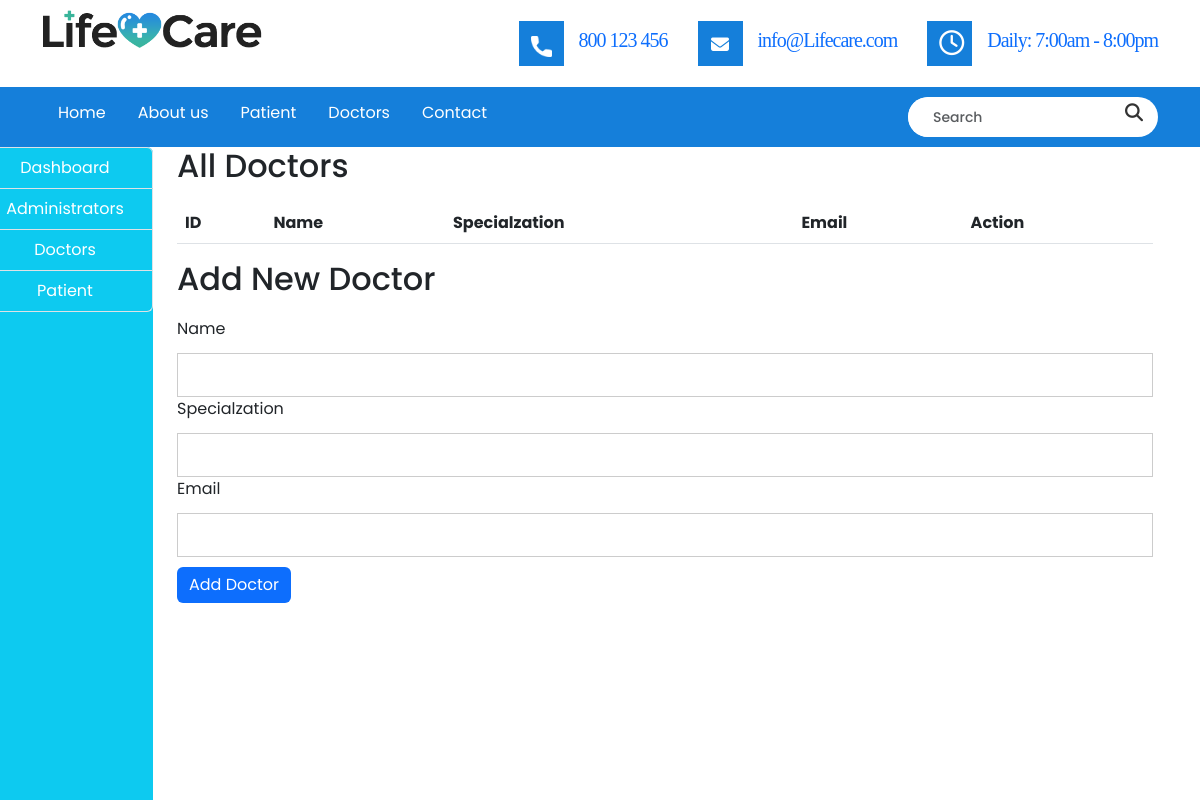
The page /admin-doctors.php on the database as committed earlier.
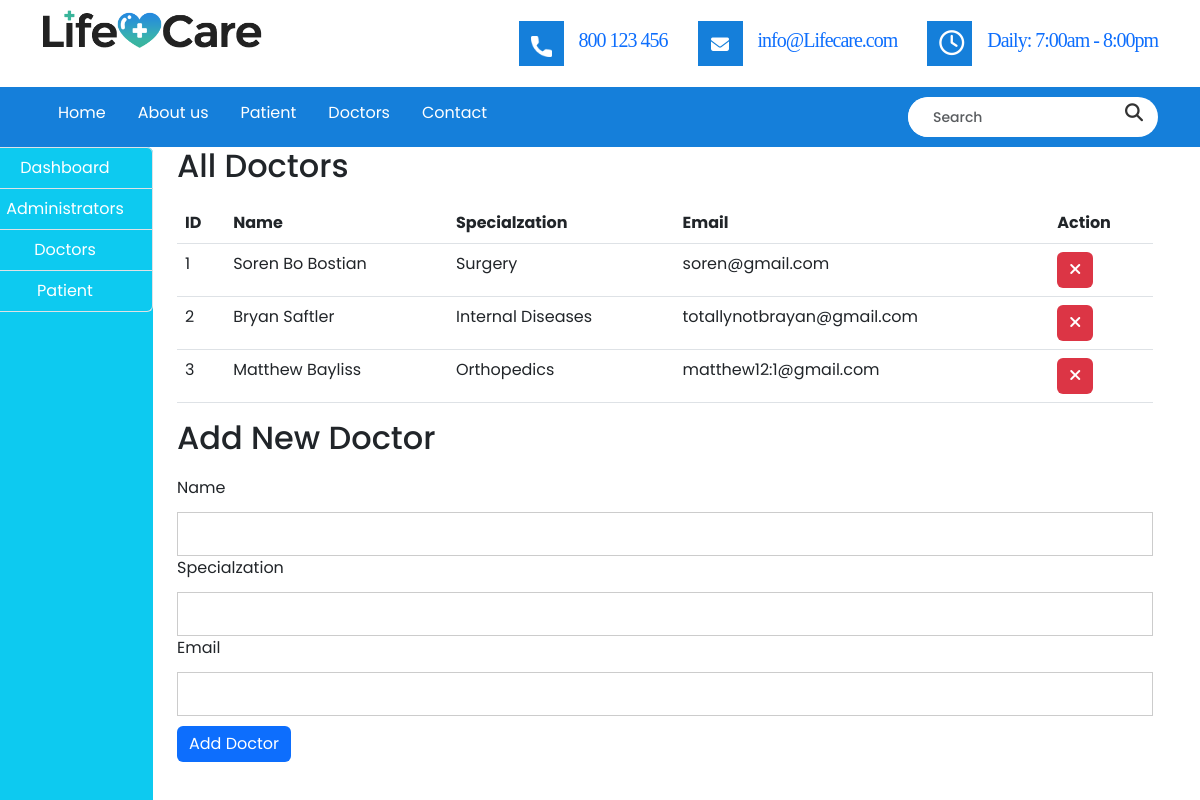
The same page on the database as committed later.
### tables this page shows
CREATE TABLE `doctors` (
  `id` int(11) NOT NULL,
  `specilization` varchar(255) DEFAULT NULL,
  `doctorName` varchar(255) DEFAULT NULL,
  `docEmail` varchar(255) DEFAULT NULL
);

### admin-doctors.php (the view, shortened to what this page needs)
<!DOCTYPE html>
<html lang="en">
    <head>
   <link rel="stylesheet" href="style.css">
   <link rel="stylesheet" href="css/colors.css">
   <link rel="stylesheet" href="css/versions.css">
   <link rel="stylesheet" href="css/responsive.css">
   <link rel="stylesheet" href="css/custom.css">
       <link href="https://cdn.jsdelivr.net/npm/bootstrap@5.3.0-alpha3/dist/css/bootstrap.min.css" rel="stylesheet">
   <link rel="stylesheet" href="https://cdnjs.cloudflare.com/ajax/libs/font-awesome/5.15.3/css/all.min.css">
</head>
<body class="clinic_version">
   <header>
      <div class="header-top wow fadeIn">
         <div class="container">
            <a class="navbar-brand" href="adminDashboard.php"><img src="images/logo.png" alt="image"></a>
            <div class="right-header">
               <div class="header-info">
                  <div class="info-inner">
                     <span class="icontop"><img src="images/phone-icon.png" alt="#"></span>
                     <span class="iconcont"><a href="tel:800 123 456">800 123 456</a></span>
                  </div>
                  <div class="info-inner">
                     <span class="icontop"><i class="fa fa-envelope" aria-hidden="true"></i></span>
                     <span class="iconcont"><a data-scroll href="mailto:info@yoursite.com">info@Lifecare.com</a></span>
                  </div>
                  <div class="info-inner">
                     <span class="icontop"><i class="fa fa-clock-o" aria-hidden="true"></i></span>
                     <span class="iconcont"><a data-scroll href="#">Daily: 7:00am - 8:00pm</a></span>
                  </div>
               </div>
            </div>
         </div>
      </div>
      <div class="header-bottom wow fadeIn">
         <div class="container">
            <nav class="main-menu">
               <div style="background-color: #157fda;">
                  <ul style="list-style-type: none; margin: 0; padding: 0; display:flex;justify-content: center;">
<li><a class="active" href="index.html" style="display: block; color: white; text-align: center; padding: 14px 16px; text-decoration: none;">Home</a></li>
<li><a data-scroll href="#about" style="display: block; color: white; text-align: center; padding: 14px 16px; text-decoration: none;">About us</a></li>
<li><a data-scroll href="#service" style="display: block; color: white; text-align: center; padding: 14px 16px; text-decoration: none;">Patient</a></li>
<li><a href="doctors.html" style="display: block; color: white; text-align: center; padding: 14px 16px; text-decoration: none;">Doctors</a></li>
<li><a data-scroll href="#getintouch" style="display: block; color: white; text-align: center; padding: 14px 16px; text-decoration: none;">Contact</a></li>
</ul>
</div>
</nav>
<div class="serch-bar">
<div id="custom-search-input">
<div class="input-group col-md-12">
<input type="text" class="form-control input-lg" placeholder="Search" />
<span class="input-group-btn">
<button class="btn btn-info btn-lg" type="button">
<i class="fa fa-search" aria-hidden="true"></i>
</button>
</span>
</div>
</div>
</div>
</div>
</div>
<div class="container-fluid whatdoInamethis">
<div class="col-md-12">
<div class="row">
<div class="col-md-2" style="margin-left: -35px;">
<div class="list-group bg-info" style="height: 100vh;">
<a href="adminDashboard.php" class="list-group-item list-group-item-action bg-info text-center text-white">Dashboard</a>
<a href="admins.php" class="list-group-item list-group-item-action bg-info text-center text-white">Administrators</a>
<a href="" class="list-group-item list-group-item-action bg-info text-center text-white">Doctors</a>
<a href="patients.php" class="list-group-item list-group-item-action bg-info text-center text-white">Patient</a>
</div>
<?php
               include('connection.php');
               ?>
</div>
<div class="col-md-10">
<h2>All Doctors</h2>
<div class="table-scroll" style="max-height: 400px; overflow: auto;">
<table class="table ">
<thead>
<tr>
<th>ID</th>
<th>Name</th>
<th>Specialzation</th>
<th>Email</th>
<th>Action</th>
</tr>
</thead>
<tbody>
<?php
                        $query = mysqli_query($conn, "SELECT * FROM doctors");
                        while ($row = mysqli_fetch_assoc($query)) {
                           $doctorId = $row['id'];
                           $doctorName = $row['doctorName'];
                           $doctorSpecialzation = $row['specilization'];
                           $doctorEmail = $row['docEmail'];
                        ?>
<tr>
<td><?php echo $doctorId; ?></td>
<td><?php echo $doctorName; ?></td>
                                 <td><?php echo $doctorSpecialzation; ?></td>
                                 <td><?php echo $doctorEmail; ?></td>
                                 <td><button class="btn btn-danger" onclick="removeDoctor(<?php echo $doctorId; ?>)"><i class="fas fa-times"></i></button></td>
                              </tr>
                           <?php
                           }
                           ?>
                        </tbody>
                     </table>
                  </div>
                  <h2>Add New Doctor</h2>
                  <form action="add_doctor.php" method="post">
                     <div class="form-group">
                        <label for="doctorName">Name</label>
                        <input type="text" class="form-control" id="doctorName" name="doctorName" required>
                     </div>
                     <div class="form-group">
                        <label for="doctorSpecialzation">Specialzation</label>
                        <input type="text" class="form-control" id="doctorSpecialzation" name="doctorSpecialzation" required>
                     </div>
                     <div class="form-group">
                        <label for="doctorEmail">Email</label>
                        <input type="email" class="form-control" id="doctorEmail" name="doctorEmail"style="margin-bottom: 10px;" required>
                     </div>
                     <button type="submit" class="btn btn-primary">Add Doctor</button>
                  </form>
               </div>
            </div>
         </div>
      </div>
                    </body>
</html>

### style.css (style rules this page uses)
body { color: #999; font-size: 15px; font-family: 'Source Sans Pro', sans-serif; line-height: 1.80857; }
a { color: #1f1f1f; text-decoration: none !important; outline: none !important; -webkit-transition: all .3s ease-in-out; -moz-transition: all .3s ease-in-out; -ms-transition: all .3s ease-in-out; -o-transition: all .3s ease-in-out; transition: all .3s ease-in-out; }
h1, h2, h3, h4, h5, h6 { letter-spacing: 0; font-weight: normal; position: relative; padding: 0 0 10px 0; font-weight: normal; line-height: 120% !important; color: #1f1f1f; margin: 0 }
h2 { font-size: 22px }
a { color: #1f1f1f; text-decoration: none; outline: none; }
a, .btn { text-decoration: none !important; outline: none !important; -webkit-transition: all .3s ease-in-out; -moz-transition: all .3s ease-in-out; -ms-transition: all .3s ease-in-out; -o-transition: all .3s ease-in-out; transition: all .3s ease-in-out; }
.btn { border: 0 !important; }
nav { background-color: #eee; padding: 10px 20px; }

### css/versions.css (style rules this page uses)
body.clinic_version { font-family: 'Roboto', sans-serif; }

### css/responsive.css (style rules this page uses)
@media (max-width: 1200px) { .container-fluid { width: 100%; padding: 0 15px; } }
@media (max-width: 1200px) { .container { width: 90%; } }

### css/custom.css (style rules this page uses)
* { font-family: 'Poppins', sans-serif; }
h1,h2,h3,h4,h5,h6 { font-family: 'Poppins', sans-serif; }
.navbar-brand img { width: 220px; }
.header-bottom { float: left; width: 100%; background: #157fda; }
header { float: left; width: 100%; position: fixed; z-index: 5; background: #fff; box-shadow: 0 20px 40px -40px #000; top: 0; }
.header-bottom nav.main-menu { margin: 0; padding: 0; border: none; background: transparent; float: left; }
.header-top { float: left; width: 100%; padding: 10px 0; }
.header-top .navbar-brand { float: left; height: auto; }
.right-header { float: right; margin:11px 0; }
.header-info { float: left; width: 100%; }
.info-inner { float: left; }
.info-inner span.icontop { float: left; background: #157fda; width: 45px; height: 45px; text-align: center; line-height: normal; padding: 10px 12px; margin-right: 15px; color: #fff; font-size: 18px; transition: ease all 1s; }
.iconcont { float: left; font-size: 20px; letter-spacing: -1px; margin: 4px 0; }
.info-inner { float: left; margin-left: 50px; }
.info-inner span.icontop img { width:100%; }
.serch-bar { float: right; width: 250px; }
#custom-search-input { padding: 0; border: none; border-radius: 50px; background-color: #fff; overflow: hidden; margin: 10px 0; }
#custom-search-input .form-control.input-lg { border-radius: 50px; overflow: hidden; border: yellow; float: left; font-size: 14px; font-weight: 500; padding: 0px 25px 0 25px; color: #222; width: 200px; height: 40px; }
#custom-search-input button { margin: 0; background: none; box-shadow: none; color: #222; padding: 0; }
#custom-search-input button i { font-size: 18px; color: #333; }
#custom-search-input input { border: 0; box-shadow: none; }
#custom-search-input button { margin: 0; background: none; box-shadow: none; border: 0; color: #666666; padding: 0 15px 0 15px; border-left: solid 1px #ccc; }
.info-inner span.icontop i.fa-clock-o { font-size: 25px; }
.form-group { float: left; width: 100%; margin: 0; }
.form-group input, .form-group select { float: left; width: 100%; border-radius: 0; border: solid #ccc 1px; padding: 8px 15px; font-weight: 400; font-size: 13px; margin: 12px 0 0; box-shadow: none; color: #333; height: 44px; }
.iconcont a { font-family: 'Arvo', serif; }
@media (min-width:1200px) and (max-width:1240px) { .info-inner { float: left;margin-left: 30px; } }
.table-scroll { overflow: auto; max-height: 400px; }

### admin-doctors.php (style rules this page uses)
.table-scroll { max-height: 400px; overflow-y: scroll; overflow-x: hidden; }
.whatdoInamethis { display: flex; }
.col-md-2 { position: sticky; top: 0; height: 100vh; overflow-y: auto; }
.col-md-10 { height: calc(100vh - 170px); overflow-y: auto; }
.table-scroll { overflow: auto; max-height: 400px; }

Rows that differ between the two databases and show on the page:
added doctors: id "1", doctorName "Soren Bo Bostian", specilization "Surgery", docEmail "soren@gmail.com"
added doctors: id "2", doctorName "Bryan Saftler", specilization "Internal Diseases", docEmail "totallynotbrayan@gmail.com"
added doctors: id "3", doctorName "Matthew Bayliss", specilization "Orthopedics", docEmail "matthew12:1@gmail.com"
